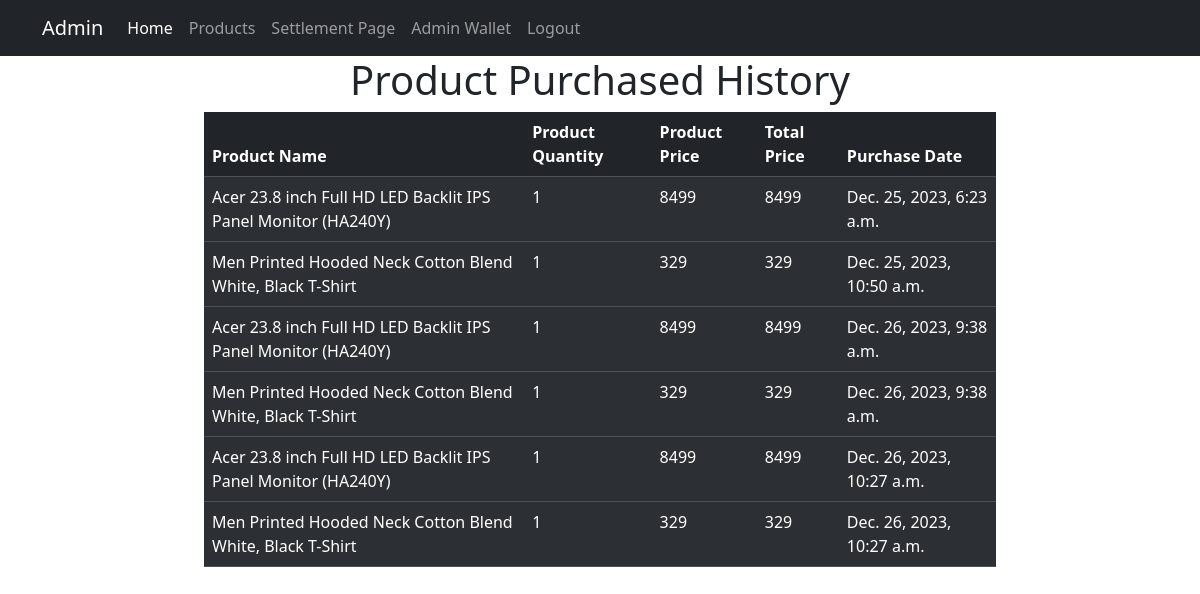
The app's page /superadmin/dashboard/2/ (signed in), older data.
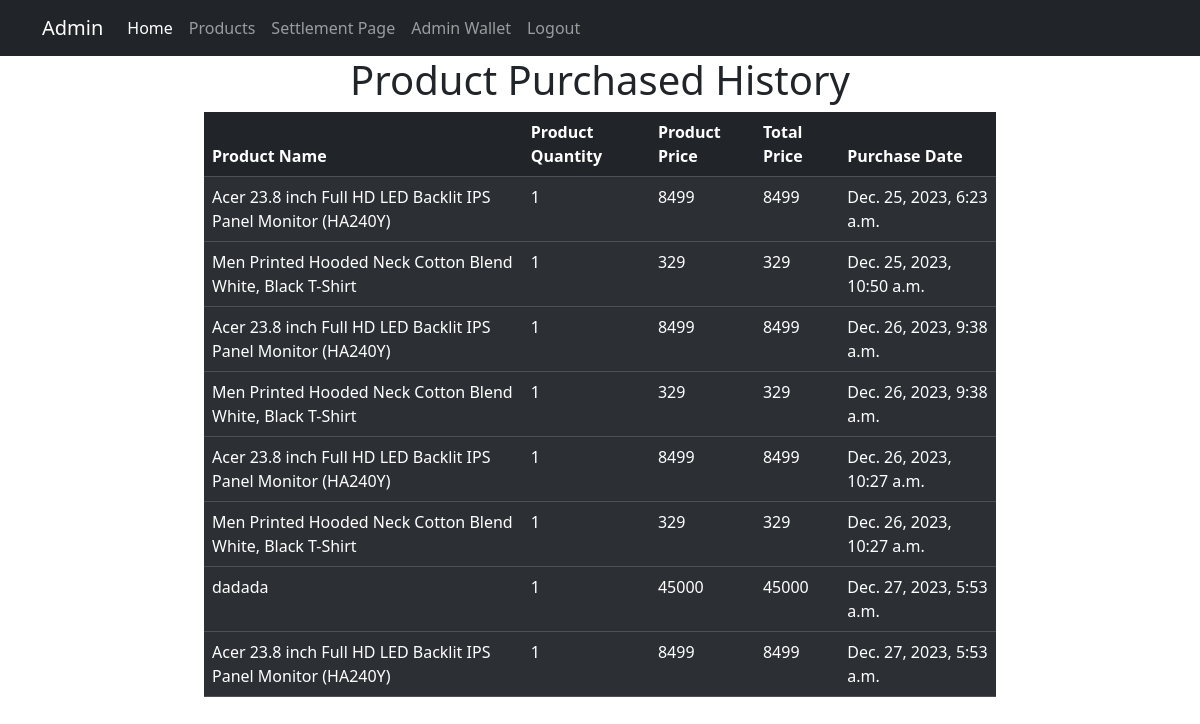
The same page, newer data.
### buyer/models.py (models this page shows)
class BillItems(models.Model):
    user = models.ForeignKey(User, on_delete=models.CASCADE)
    product = models.ForeignKey(Product, on_delete=models.CASCADE)
    quantity = models.PositiveIntegerField(default=0)
    date_added = models.DateTimeField(auto_now_add=True)
    total_price = models.IntegerField(default=0)
    def __str__(self):
        return f"{self.user} : {self.quantity} x {self.product.name}"

### seller/models.py (models this page shows, shortened)
class Product(models.Model):
    seller = models.ForeignKey(Seller, on_delete=models.CASCADE)
    category = models.ForeignKey(Category, on_delete=models.CASCADE)
    name = models.CharField(max_length=100)
    description = models.TextField()
    price = models.IntegerField()
    image = models.ImageField(upload_to="media/")
    quantity = models.IntegerField()
    approved = models.BooleanField(default=False)

### superadmin/views.py (the view)
# urls.py: path("dashboard/", views.buyer_dashboard, name="dashboard"),
@login_required(login_url="/superadmin/login/")
def buyer_dashboard(request, id):
    try:
        items = BillItems.objects.filter(user_id=id)
        print(items)
        return render(request, "buyer_dashboard_super.html", {"items": items})
    except Exception as e:
        print(f"An error occurred while retrieving buyer dashboard data: {str(e)}")
        return render(request, "buyer_dashboard_error.html")

### buyer/context_processors.py (called while the page is built)
def cart_item_count(request):
    user = request.user
    if user.is_authenticated:
        cart_item_count = 0
        cart = CartItem.objects.filter(user_id=user.id)
        for c in cart:
            cart_item_count = cart_item_count + c.quantity
    else:
        cart_item_count = 0
    return {"cart_item_count": cart_item_count}

### templates/buyer_dashboard_super.html
{% include "superadmin_nav.html" %}
<div class="row">
    <div class="col-lg-8 m-auto">
        <table class="table table-dark table-striped">
            <div class="col-lg-8 m-auto">
                <h1 class="text-center">Product Purchased History</h1>
            </div>
            <thead>
                <tr>
                    <th scope="col">Product Name</th>
                    <th scope="col">Product Quantity</th>
                    <th scope="col">Product Price</th>
                    <th scope="col">Total Price</th>
                    <th scope="col">Purchase Date</th>
                </tr>
            </thead>
            {% for item in items %}
            <tbody>
                <tr>
                    <td>{{item.product.name}}</td>
                    <td>{{item.quantity}}</td>
                    <td>{{item.product.price}}</td>
                    <td>{{item.total_price}}</td>
                    <td>{{item.date_added}}</td>
                </tr>
            </tbody>
            {% endfor %}
        </table>
    </div>
</div>

Row changes from the older to the newer data that the page shows:
added BillItems: product.name "dadada", quantity "1", product.price "45000", total_price "45000", date_added "Dec. 27, 2023, 5:53 a.m."
added BillItems: product.name "Acer 23.8 inch Full HD LED Backlit IPS Panel Monitor (HA240Y)", quantity "1", product.price "8499", total_price "8499", date_added "Dec. 27, 2023, 5:53 a.m."
